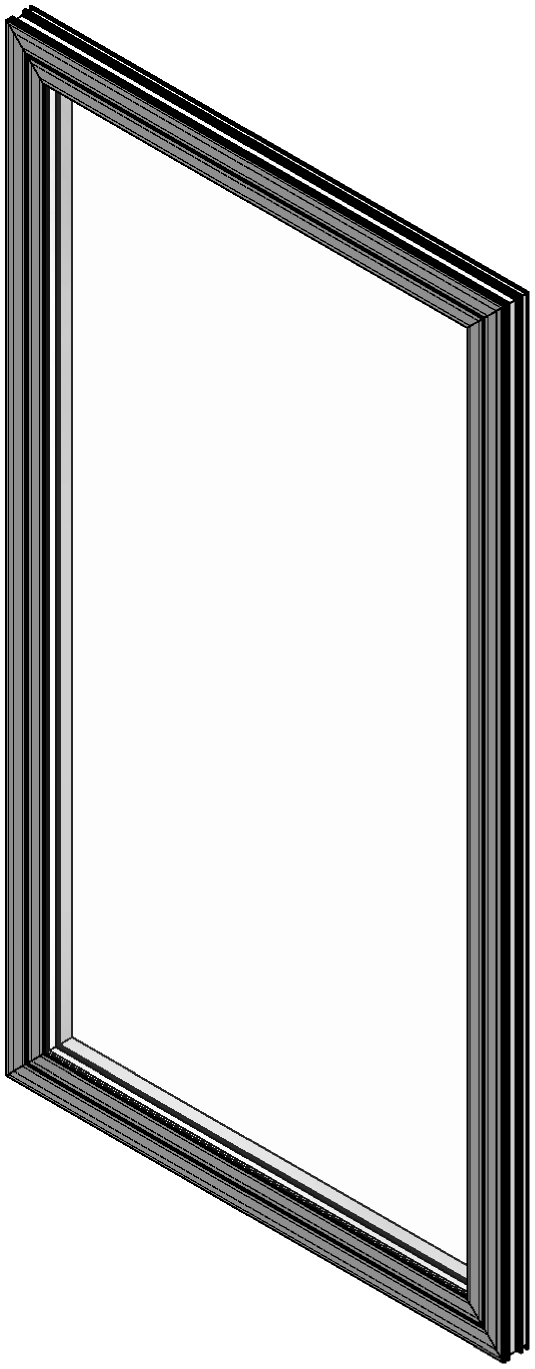
#> input picture systems/S60/extracted/001-S60-Side-Hung-Window-3d.png, 1069 x 2737 px (shown at 1/2 size)
$ python -i organise_systems.py   (imports and definitions only)
#> lines starting #> are read from the running program, lines starting #| are printed output that depends on the picture; after the words box and inside, x2 and y2 are one past the last pixel; in counts of white or black regions, pixels touching at a corner belong together
#!/usr/bin/env python3
"""
Sykon ABS GmbH — per-system organiser.

    python tools/organise_systems.py

Builds systems/<SYSTEM>/ — one self-contained folder per system, holding every
source file and every extracted asset that belongs to it — then writes a
coverage report saying what each one is still missing.

    systems/S60/
        source/       the .docx catalogue material — the only source of fact
        views/        Detailing Engineer's A3 drawing sheets for this system
        drawings/     large-format sample boards
        extracted/    3D view, elevations and section details, cut from the
                      sheets as individual PNGs
        content/      the sheet config, once written
        README.md     what is here, what is missing

WHY THE MATCHING IS EXPLICIT
----------------------------
Filenames across the batches disagree with each other, and a loose match gets it
wrong in three specific ways:

  * "SL450" is a prefix of "SL450S", so a substring test files SL450S's sheets
    under SL450 as well.
  * "LS450S Sample Board rev01.pdf" is a typo for SL450S — the drawing inside is
    titled "SL 450S".
  * The .docx files space their designations ("SL 450 S") while the drawings do
    not ("SL450S").

So each system declares its own patterns, longest first, and a file is claimed by
the first system that matches it. Nothing is inferred.

The four "Detailed 3D Views" sheets each carry four systems in quadrants, so they
are split by reading the caption printed under each quadrant rather than by
assuming a fixed order.
"""
import os
import re
import sys
import json
import glob
import shutil

HERE = os.path.dirname(os.path.abspath(__file__))
ROOT = os.path.dirname(HERE)
M = os.path.join(ROOT, "intake", "materials")
OUT = os.path.join(ROOT, "systems")

DOCX = os.path.join(M, "01-catalogue-materials")
VIEWS = os.path.join(M, "02-pdf-views", "PDF Views")
BOARDS = [os.path.join(M, "03-drawings-batch-a"), os.path.join(M, "04-drawings-batch-b")]

DPI = 600
FRAME_RIGHT = 0.815
#: The sheet border rule sits just inside the page edge. A quadrant clipped to
#: the raw page corner picks it up, and trim_knockout then treats that rule as
#: the drawing's own extent, so the render arrives boxed in on two sides.
FRAME_INSET = 0.025
MAX_VIEW_H = 0.46
TITLE_RE = re.compile(r"^(3D View|Detail \d+|Elevation (?:Front|Back)|Section [A-Z\d]+)$")
#: Revit prints the scale directly beneath each view title ("1 : 20").
SCALE_RE = re.compile(r"^\d+\s*:\s*\d+$")

#: Ordered longest-first. A file is claimed by the first system that matches.
SYSTEMS = [
    ("SL450S", ["sl450s", "sl 450 s", "ls450s"], "Thermal break sliding"),
    ("SL350",  ["sl350", "sl 350"],              "Sliding, non-thermal"),
    ("SL450",  ["sl450", "sl 450"],              "Standard sliding / lift & slide"),
    ("SL580",  ["sl580", "sl 580"],              "Thermal sliding"),
    ("SL20",   ["sl20", "sl 20"],                "Minimal panoramic sliding"),
    ("SY35",   ["sy35", "sy 35"],                "Slim curtain wall"),
    ("SY50",   ["sy50", "sy 50"],                "Curtain wall"),
    ("S77",    ["s77", "s 77"],                  "Bi-folding"),
    ("S60",    ["s60", "s 60"],                  "Casement / door"),
    ("S50",    ["s50", "s 50"],                  "Casement, non-thermal"),
]


def norm(s):
    return re.sub(r"[^a-z0-9]+", "", s.lower())


# [85 lines left out: functions claim, to_display, find_titles, view_region, not called in this run]


def trim_knockout(path, thresh=244):
    """Crop to the drawing's ink and make the paper transparent.

    Done with PIL's own band operations rather than a Python pixel loop. These
    are 600dpi crops off A3 sheets — tens of millions of pixels each, across
    ninety-odd views — and a per-pixel loop turns a few seconds into minutes.
    """
#> called with thresh = 244
    from PIL import Image, ImageChops

    im = Image.open(path).convert("RGB")
    grey = im.convert("L")
    # ink = anything darker than the paper; getbbox() works on non-zero pixels,
    # so threshold to a mask where ink is white and paper is black
    mask = grey.point(lambda v: 255 if v < thresh else 0, mode="L")
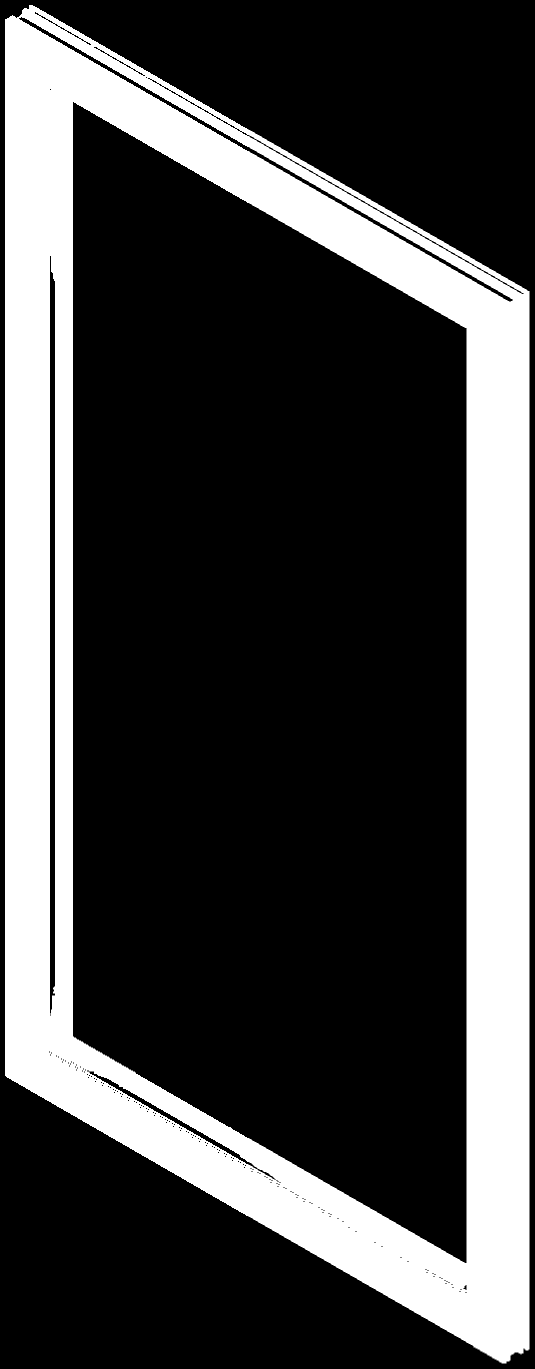
#> mask: PIL image 1069x2737 L (shown at 1/2 size); 26.6% white; 1 white region, box (x1, y1, x2, y2) and area: (10, 10, 1059, 2727) 777366
    box = mask.getbbox()
#> box = (10, 10, 1059, 2727)
    if box is None:
        return None
    pad = max(2, int(im.width * 0.004))
    box = (max(box[0] - pad, 0), max(box[1] - pad, 0),
           min(box[2] + pad, im.width), min(box[3] + pad, im.height))
#> box = (6, 6, 1063, 2731)
    im = im.crop(box)
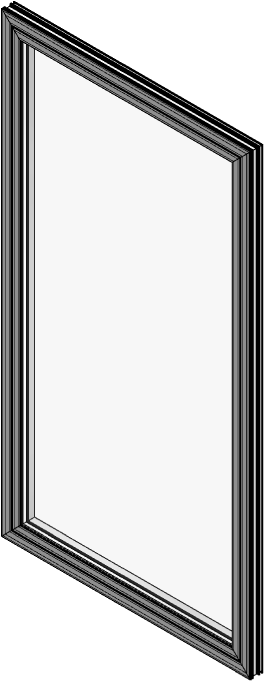
#> im: PIL image 1057x2725 RGB (shown at 1/4 size); min 0, max 255, mean 204.2
    grey = grey.crop(box)
#> grey: PIL image 1057x2725 L
    # soft alpha: fully opaque ink, fully transparent paper, ramped between so
    # antialiased edges do not fringe against a coloured ground
    alpha = grey.point(lambda v: 255 if v < thresh - 8 else
                       (0 if v > 250 else int((250 - v) * 255 / (250 - thresh + 8))),
                       mode="L")
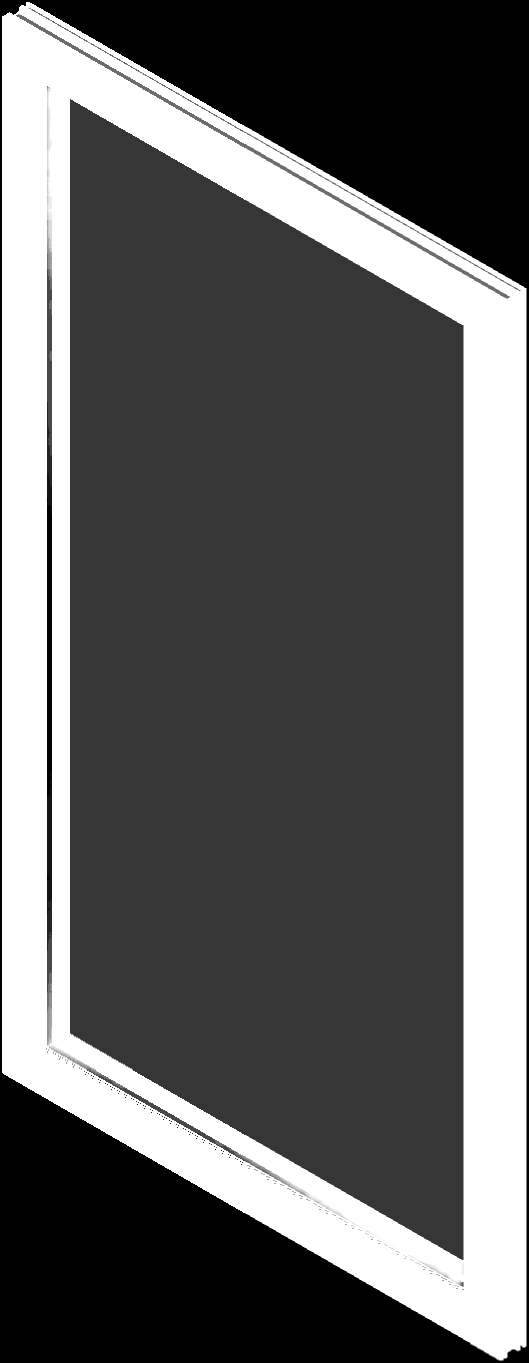
#> alpha: PIL image 1057x2725 L (shown at 1/2 size); min 0, max 255, mean 96.9
    im = im.convert("RGBA")
#> im: PIL image 1057x2725 RGBA
    im.putalpha(alpha)
    im.save(path)
    return im.size


# [328 lines left out: functions drop_neighbour_sliver, slug, extract_sheet, split_quadrants, main, not called in this run]


# [2 lines not run here, left out]

>>> result = trim_knockout('../systems/S60/extracted/001-S60-Side-Hung-Window-3d.png')

$ run again, on systems/S77/extracted/004-S77-3-0-Folding-Door-detail-1.png
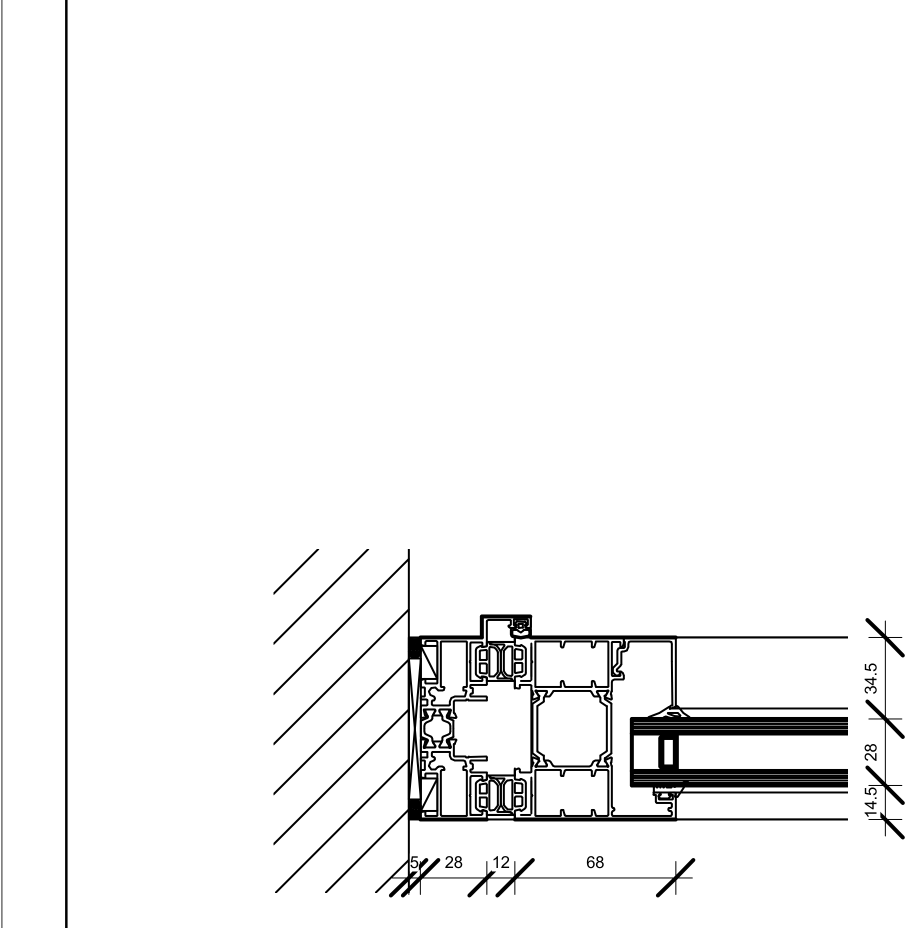
#> input picture systems/S77/extracted/004-S77-3-0-Folding-Door-detail-1.png, 1817 x 1855 px (shown at 1/2 size)
#> in trim_knockout, `mask = grey.point(lambda v: 255 if v < thresh else 0, mode="L")`:
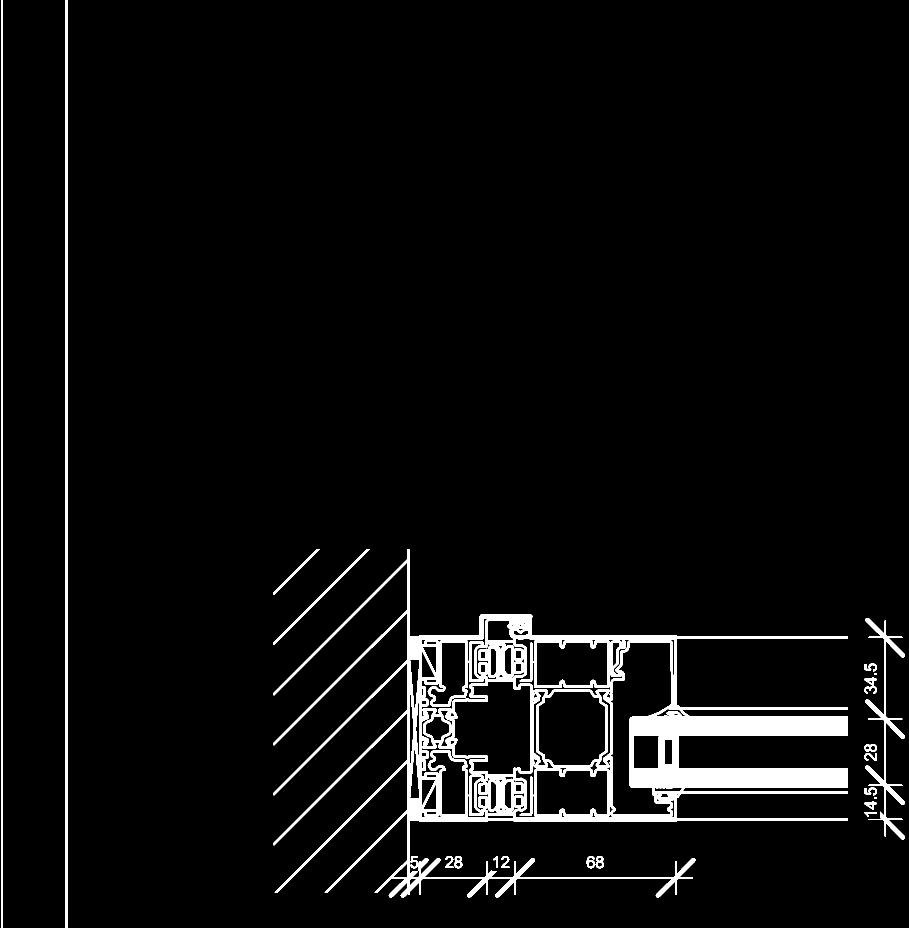
#> mask: PIL image 1817x1855 L (shown at 1/2 size); 4.4% white; 26 white regions (2 under 20 px), largest, box (x1, y1, x2, y2) and area: (547, 1098, 1696, 1795) 117918, (130, 0, 136, 1855) 11130, (1730, 1236, 1810, 1679) 5295
#> in trim_knockout, `box = mask.getbbox()`: box = (3, 0, 1810, 1855)
#> in trim_knockout, `box = (max(box[0] - pad, 0), max(box[1] - pad, 0), min(box[2] + pad, i..`: box = (0, 0, 1817, 1855)
#> in trim_knockout, `alpha = grey.point(lambda v: 255 if v < thresh - 8 else (0 if v > 250 ..`:
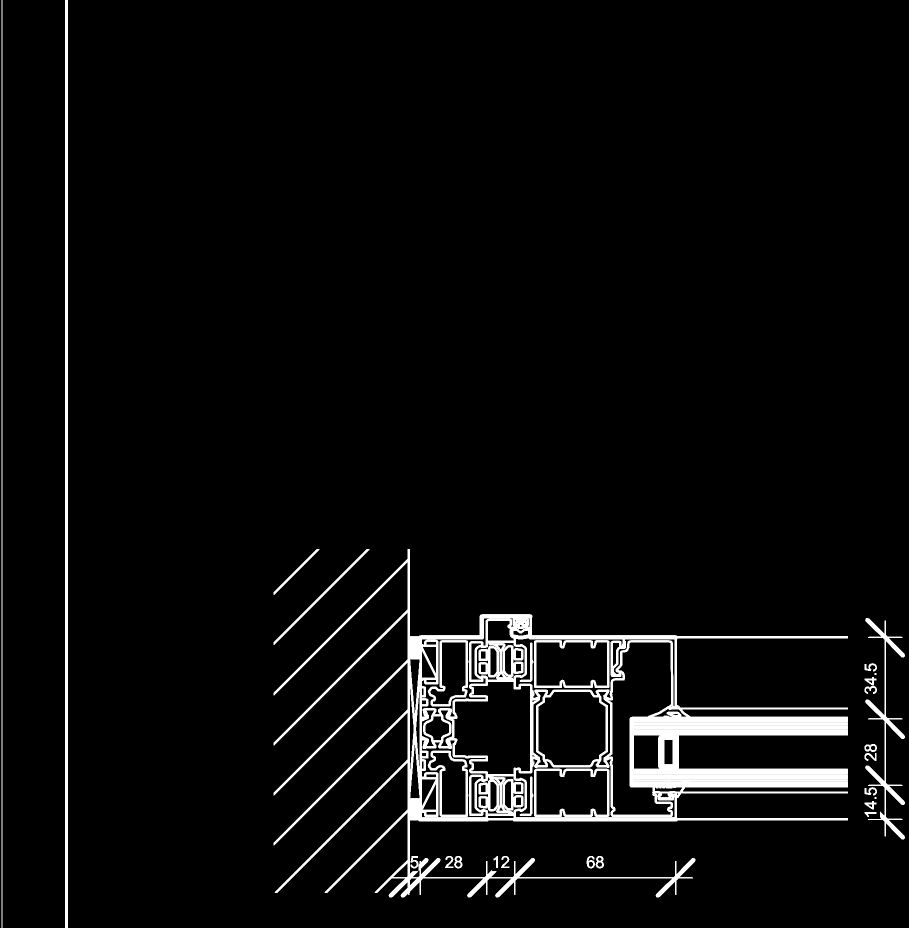
#> alpha: PIL image 1817x1855 L (shown at 1/2 size); min 0, max 255, mean 11.2
#> in trim_knockout, im is the input picture: PIL image 1817x1855 RGBA; mean R, G, B, A 245.4, 245.4, 245.4, 11.2

$ run again, on systems/S77/extracted/004-S77-3-0-Folding-Door-detail-2.png
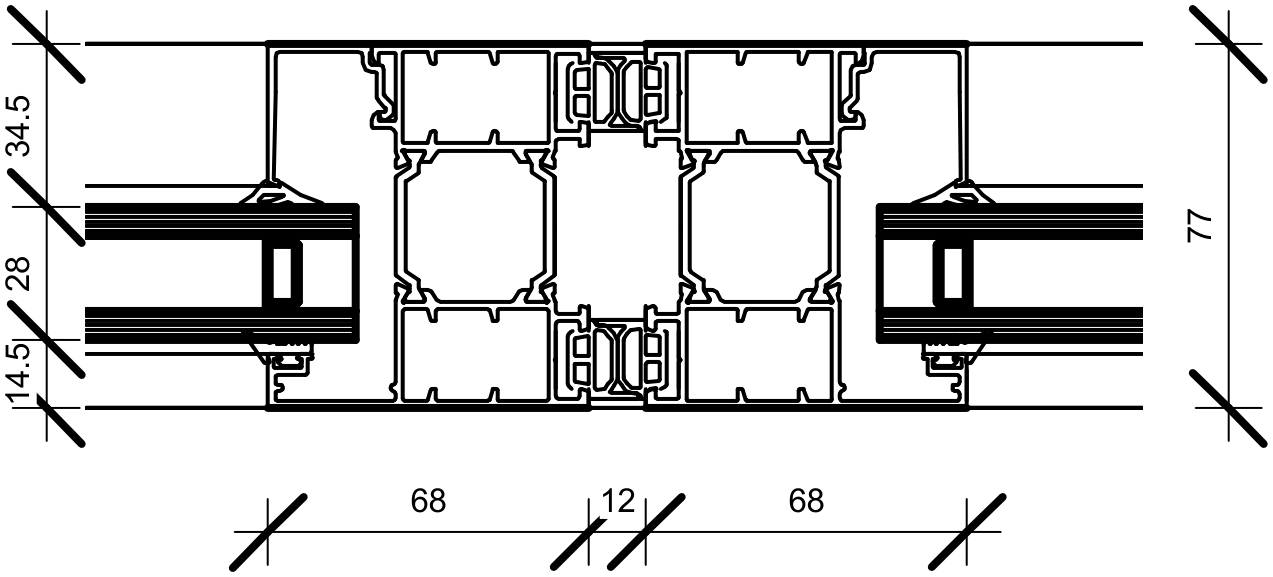
#> input picture systems/S77/extracted/004-S77-3-0-Folding-Door-detail-2.png, 1273 x 577 px
#> in trim_knockout, `mask = grey.point(lambda v: 255 if v < thresh else 0, mode="L")`:
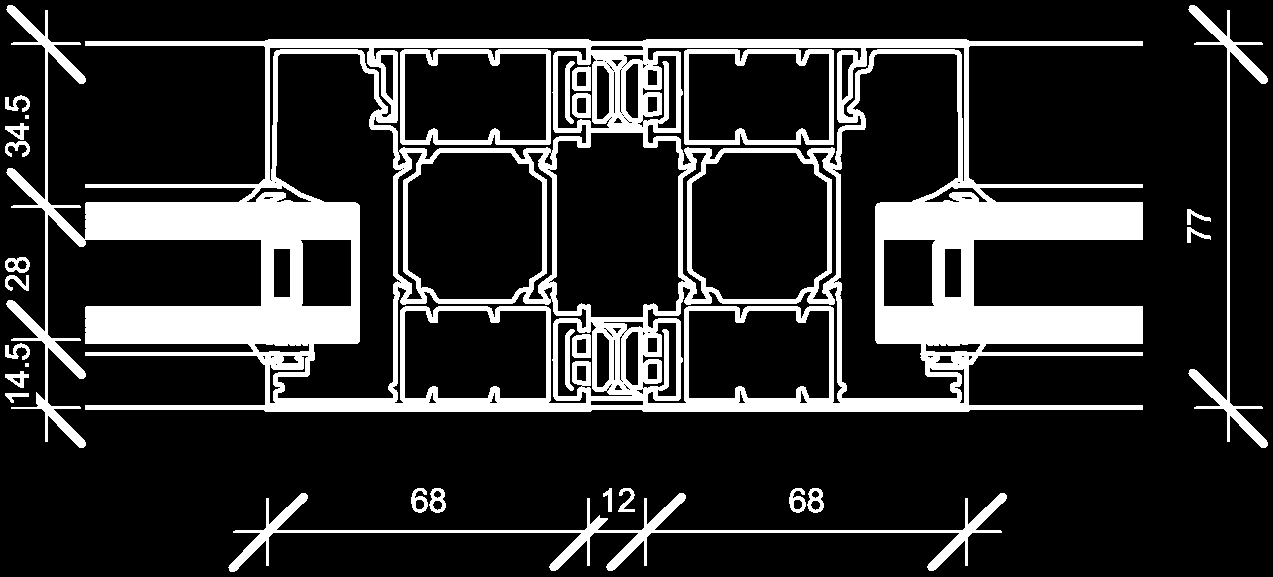
#> mask: PIL image 1273x577 L; 18.1% white; 28 white regions (2 under 20 px), largest, box (x1, y1, x2, y2) and area: (6, 5, 1143, 448) 112929, (228, 493, 1007, 572) 6371, (1188, 5, 1268, 448) 3472
#> in trim_knockout, `box = mask.getbbox()`: box = (5, 5, 1268, 572)
#> in trim_knockout, `box = (max(box[0] - pad, 0), max(box[1] - pad, 0), min(box[2] + pad, i..`: box = (0, 0, 1273, 577)
#> in trim_knockout, im is the input picture: PIL image 1273x577 RGBA; mean R, G, B, A 215.4, 215.4, 215.4, 45.7
